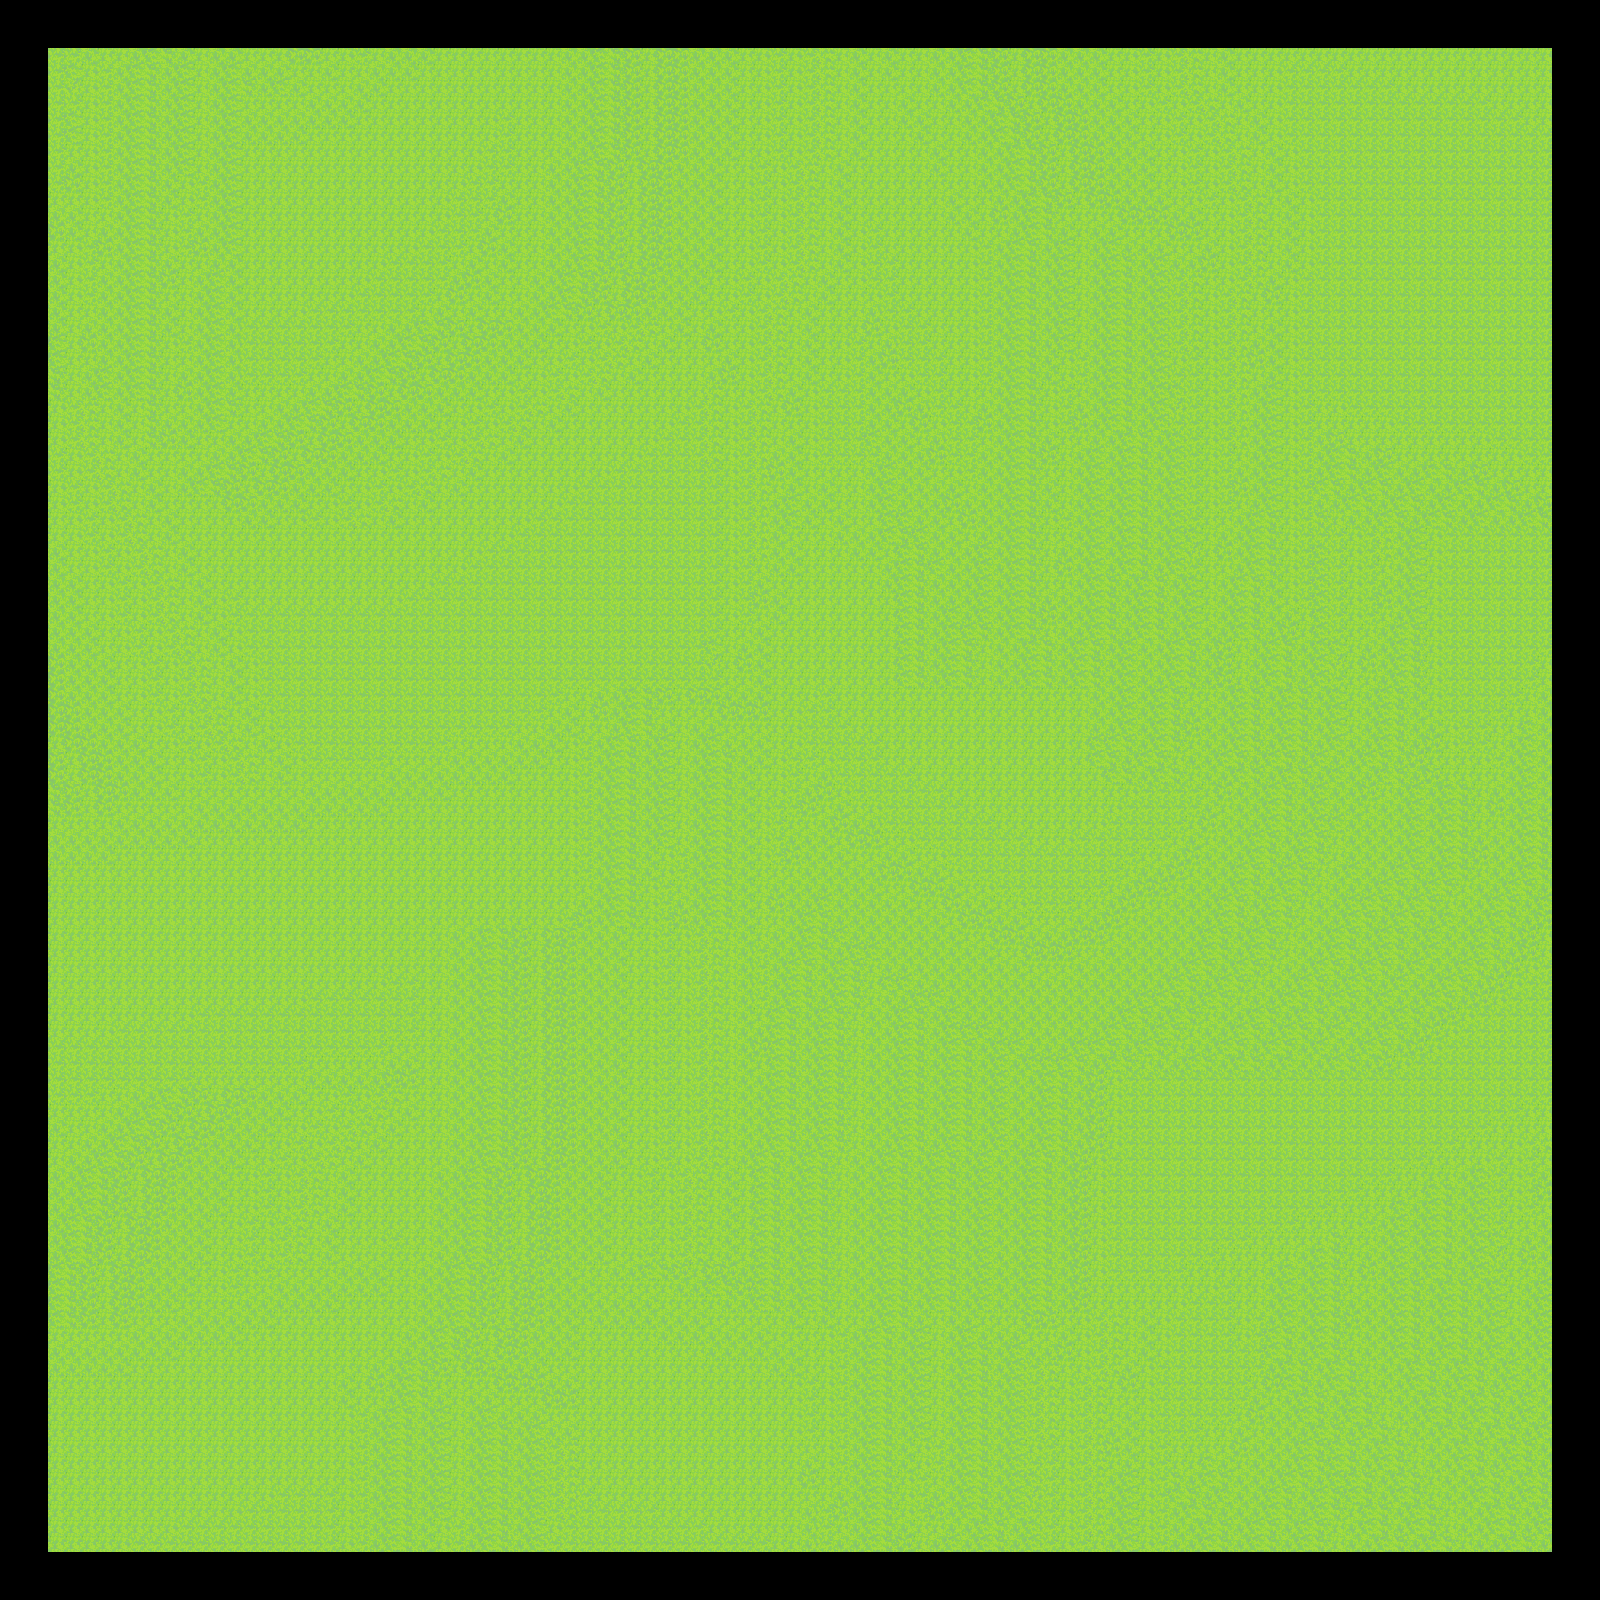

A 2D game scene composited from a Tiled map and its tileset images. What follows is a short description and the map's XML, with each tile layer's data collapsed to a summary:
An orthogonal 100x100 tile map with 16x16 px tiles, 4 tile layers (DTile Layer 0, Collision, DTile Layer 1, PTile Layer 2), 3 tilesets and 9 objects (5x Coin, Player, Enemy1, Enemy2, Enemy3).

<map version="1.0" tiledversion="2017.06.27" orientation="orthogonal" renderorder="right-down" width="100" height="100" tilewidth="16" tileheight="16" nextobjectid="17">
 <tileset firstgid="1" name="nippon_sample" tilewidth="16" tileheight="16" tilecount="1800" columns="45">
  <image source="nippon_sample.png" width="720" height="648" />
 </tileset>
 <tileset firstgid="1801" name="PandaMaru_MV_Nippon" tilewidth="16" tileheight="16" tilecount="1152" columns="24">
  <image source="PandaMaru_MV_Nippon.png" width="384" height="768" />
 </tileset>
 <tileset firstgid="2953" name="PandaMaru_MV_hills_A5" tilewidth="16" tileheight="16" tilecount="1152" columns="24">
  <image source="PandaMaru_MV_hills_A5.png" width="384" height="768" />
 </tileset>
 <layer name="DTile Layer 0" width="100" height="100">
  <data>[10000 cells, 10000 non-empty, 16 distinct tile ids]</data>
 </layer>
 <layer name="Collision" width="100" height="100">
  <data>[10000 cells, 1164 non-empty, 9 distinct tile ids]</data>
 </layer>
 <layer name="DTile Layer 1" width="100" height="100">
  <data>[10000 cells, 0 non-empty, 0 distinct tile ids]</data>
 </layer>
 <objectgroup name="Objects">
  <properties>
   <property name="Coin_Count" type="int" value="5" />
   <property name="Enemy_Count" type="int" value="3" />
  </properties>
  <object id="4" name="Player" type="Player" x="384" y="957.333" width="27" height="30" />
  <object id="5" name="Coin1" type="Coin" x="801.333" y="944" width="24" height="28" />
  <object id="8" name="Coin2" type="Coin" x="804.667" y="1030.67" width="24" height="28" />
  <object id="9" name="Coin3" type="Coin" x="728" y="1029.33" width="24" height="28" />
  <object id="10" name="Coin4" type="Coin" x="864" y="994.667" width="24" height="28" />
  <object id="11" name="Coin5" type="Coin" x="726" y="944" width="24" height="28" />
  <object id="13" name="Enemy1" x="608" y="720" width="27" height="30" />
  <object id="15" name="Enemy2" x="720" y="720" width="27" height="30" />
  <object id="16" name="Enemy3" x="498" y="722" width="27" height="30" />
 </objectgroup>
 <layer name="PTile Layer 2" width="100" height="100">
  <data>[10000 cells, 0 non-empty, 0 distinct tile ids]</data>
 </layer>
</map>
